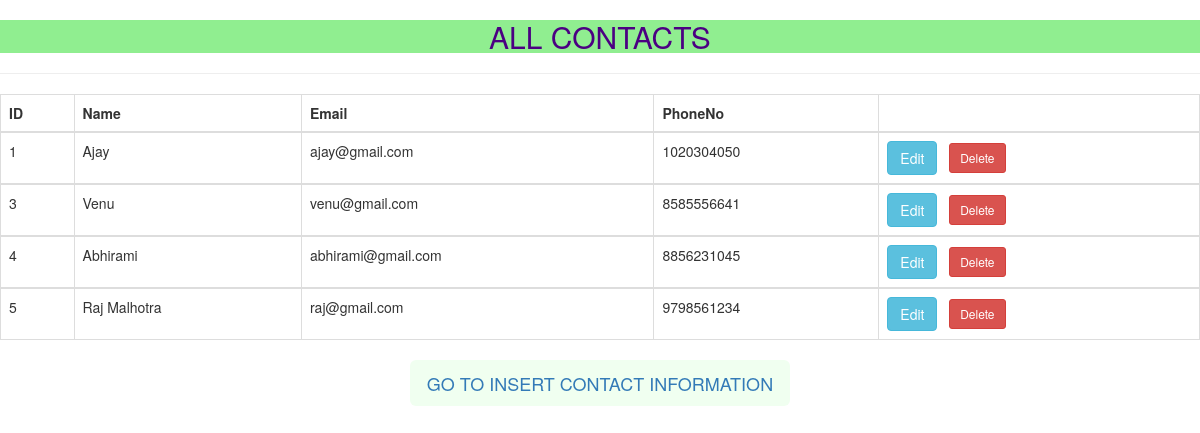
Page /show/ on the committed database.
### contact/models.py (models this page shows, shortened)
class Contact(models.Model):
    name = models.CharField(max_length=100)
    email = models.EmailField()
    phoneNo = models.IntegerField()
    class Meta:
        db_table = "Contacts"

### contact/views.py (the view)
# urls.py: path('show/',views.show,name='show'),
def show(request):
    contact = Contact.objects.all()
    return render(request, 'show.html', {'contact': contact})

### contact/templates/show.html (shortened to what this page needs)
<!DOCTYPE html>
<html lang="en">
<head>
    <link rel="stylesheet" href="https://maxcdn.bootstrapcdn.com/bootstrap/3.4.1/css/bootstrap.min.css">
</head>
<body>
  <center>
    <h2 style="color:indigo;background-color:LightGreen">ALL CONTACTS</h2>
      <hr>
      <table border="6" class="table table-bordered">
          <tr>
              <th>ID</th>
              <th>Name</th>
              <th>Email</th>
              <th>PhoneNo</th>
          </tr>
          {% for p in contact %}
          <tr>
        <tbody>
            <td>{{p.id}}</td>
            <td>{{p.name}}</td>
            <td>{{p.email}}</td>
            <td>{{p.phoneNo}}</td>
            <td>
                <a href="/edit/{{p.id}}" class="btn btn-info">Edit</a>&nbsp&nbsp
                <a href="/delete/{{p.id}}" class="btn btn-danger btn-sm">Delete</a>
            </td>
        </tbody>
            </tr>
            {% endfor %}
      </table>
      <a href="{% url 'home' %}" class="btn btn-link btn-lg" style="background-color:HoneyDew">GO TO INSERT CONTACT INFORMATION</a>
  </center>
</body>
</html>

### rows in the picture
Contact: id "1", name "Ajay", email "ajay@gmail.com", phoneNo "1020304050"
Contact: id "3", name "Venu", email "venu@gmail.com", phoneNo "8585556641"
Contact: id "4", name "Abhirami", email "abhirami@gmail.com", phoneNo "8856231045"
Contact: id "5", name "Raj Malhotra", email "raj@gmail.com", phoneNo "9798561234"
